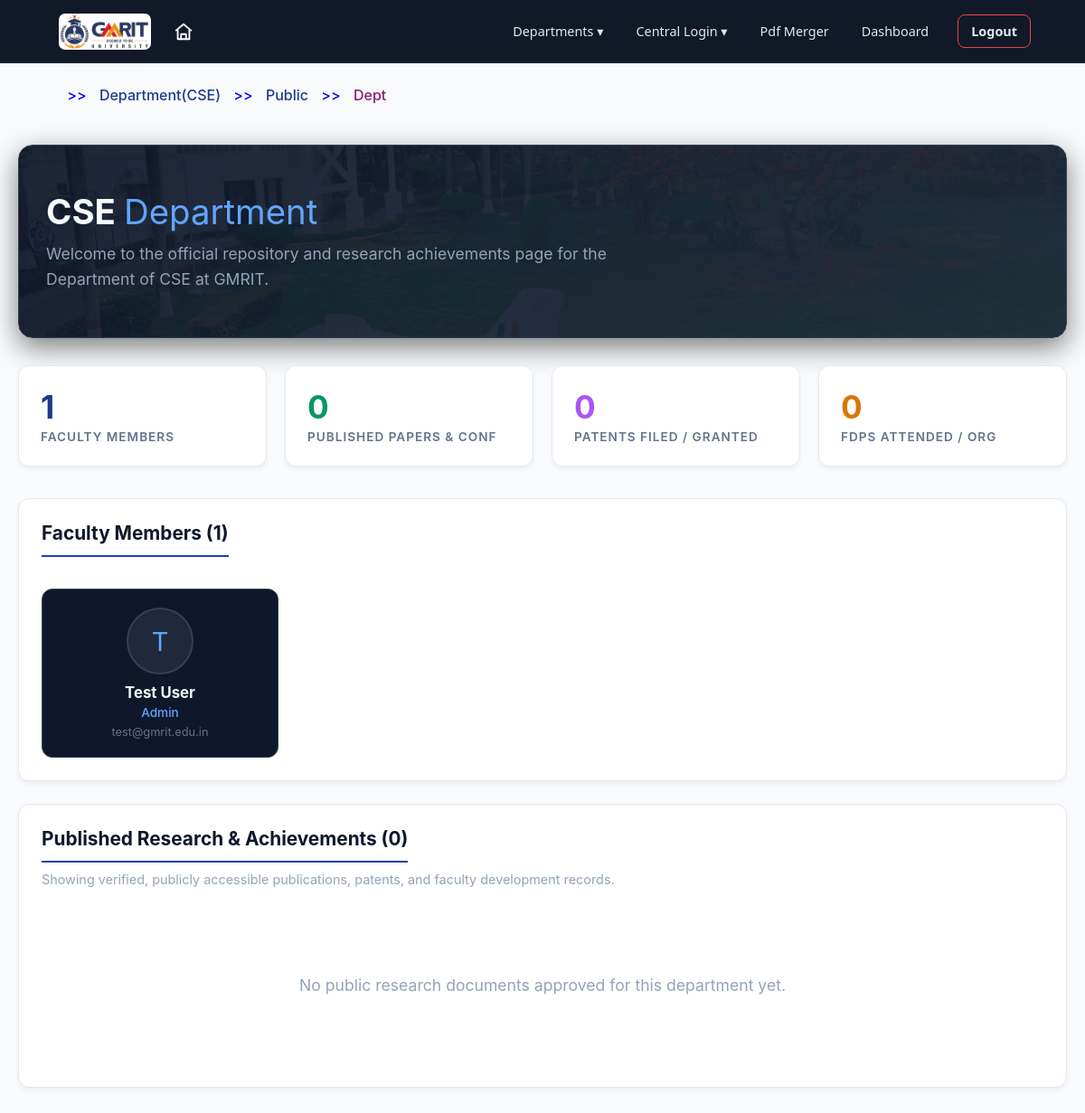
Screenshot of /public/dept.php?dept=CSE (signed in) with the database file from the repository.
### tables this page shows
CREATE TABLE `dept` (
  `dept_id` int(11) NOT NULL AUTO_INCREMENT,
  `dept_name` varchar(50) NOT NULL,
  PRIMARY KEY (`dept_id`),
  UNIQUE KEY `dept_name` (`dept_name`)
);

CREATE TABLE `users` (
  `user_id` int(11) NOT NULL AUTO_INCREMENT,
  `full_name` varchar(50) NOT NULL,
  `email` varchar(100) NOT NULL,
  `phone` varchar(15) DEFAULT NULL,
  `password` varchar(255) NOT NULL,
  `profile_photo` varchar(255) DEFAULT NULL,
  `status` enum('active','inactive') DEFAULT 'active',
  `created_at` timestamp NOT NULL DEFAULT current_timestamp(),
  `updated_at` timestamp NOT NULL DEFAULT current_timestamp() ON UPDATE current_timestamp(),
  `last_login` timestamp NULL DEFAULT NULL,
  PRIMARY KEY (`user_id`),
  UNIQUE KEY `email` (`email`),
  UNIQUE KEY `phone` (`phone`)
);

### public/dept.php (the view, shortened to what this page needs)
<?php
$dept_param = isset($_GET['dept']) ? trim($_GET['dept']) : '';
$dept_info = null;
if ($dept_param !== '') {
    $stmt = $conn->prepare("SELECT * FROM dept WHERE dept_name = ?");
    $stmt->bind_param("s", $dept_param);
    $stmt->execute();
    $dept_info = $stmt->get_result()->fetch_assoc();
}
$dept_id = $dept_info ? (int) $dept_info['dept_id'] : 0;
$dept_name = $dept_info ? $dept_info['dept_name'] : 'Department';
$faculty = [];
if ($dept_id > 0) {
    $stmt = $conn->prepare("
        SELECT u.*, r.role_name
        FROM users u
        JOIN user_roles ur ON u.user_id = ur.user_id
        JOIN roles r ON ur.role_id = r.role_id
        WHERE ur.dept_id = ? AND u.status = 'active'
        GROUP BY u.user_id
        ORDER BY u.full_name
    ");
    $stmt->bind_param("i", $dept_id);
    $stmt->execute();
    $fres = $stmt->get_result();
    while ($row = $fres->fetch_assoc()) {
        $faculty[] = $row;
    }
}
$public_docs = [];
if ($dept_id > 0) {
    usort($public_docs, function($a, $b) {
        return strtotime($b['created_at']) - strtotime($a['created_at']);
    });
}
$papers_count = 0;
$patents_count = 0;
$fdps_count = 0;
include_once HEADER;
?>
<link rel="stylesheet" href="<?php echo CSS_PATH . '/portal.css'; ?>">
<link rel="stylesheet" href="<?php echo CSS_PATH . '/dashboard.css'; ?>">
<body class="dashboard-page">
    <div class="dash-container">
        <div class="dept-hero">
            <h1><?php echo htmlspecialchars(str_replace('_', ' ', $dept_name)); ?> <span>Department</span></h1>
            <p>Welcome to the official repository and research achievements page for the Department of <?php echo htmlspecialchars(str_replace('_', ' ', $dept_name)); ?> at GMRIT.</p>
        </div>
        <div class="dash-stats">
            <div class="stat-card">
                <div class="stat-number"><?php echo count($faculty); ?></div>
                <div class="stat-label">Faculty Members</div>
            </div>
            <div class="stat-card approved">
                <div class="stat-number"><?php echo $papers_count; ?></div>
                <div class="stat-label">Published Papers & Conf</div>
            </div>
            <div class="stat-card">
                <div class="stat-number" style="color:#a855f7;"><?php echo $patents_count; ?></div>
                <div class="stat-label">Patents Filed / Granted</div>
            </div>
            <div class="stat-card pending">
                <div class="stat-number"><?php echo $fdps_count; ?></div>
                <div class="stat-label">FDPS Attended / Org</div>
            </div>
        </div>
        <div class="dash-card">
            <h2>Faculty Members (<?php echo count($faculty); ?>)</h2>
            <?php if (empty($faculty)): ?>
                <div class="empty-state"><p>No faculty members listed for this department yet.</p></div>
            <?php else: ?>
                <div class="faculty-grid">
                    <?php foreach ($faculty as $f): ?>
                        <div class="faculty-card">
                            <?php if ($f['profile_photo']): ?>
                                <img src="<?php echo BASE_URL . '/' . htmlspecialchars($f['profile_photo']); ?>"
                                     alt="<?php echo htmlspecialchars($f['full_name']); ?>"
                                     style="width:70px; height:70px; border-radius:50%; object-fit:cover; border:2px solid #3b82f6; margin:0 auto;">
                            <?php else: ?>
                                <div style="width:70px; height:70px; border-radius:50%; background:#1e293b; display:inline-flex; align-items:center; justify-content:center; font-size:1.8em; color:#60a5fa; border:2px solid #334155; margin:0 auto;">
                                    <?php echo strtoupper(substr($f['full_name'], 0, 1)); ?>
                                </div>
                            <?php endif; ?>
                            <h4><?php echo htmlspecialchars($f['full_name']); ?></h4>
                            <p><?php echo htmlspecialchars($f['role_name']); ?></p>
                            <span><?php echo htmlspecialchars($f['email']); ?></span>
                        </div>
                    <?php endforeach; ?>
                </div>
            <?php endif; ?>
        </div>
        <div class="dash-card">
            <h2>Published Research & Achievements (<?php echo count($public_docs); ?>)</h2>
            <p style="color:#94a3b8; font-size:0.9em; margin-top:-10px; margin-bottom:20px;">
                Showing verified, publicly accessible publications, patents, and faculty development records.
            </p>
            <?php if (empty($public_docs)): ?>
                <div class="empty-state">
                    <p>No public research documents approved for this department yet.</p>
                </div>
            <?php endif; ?>
        </div>
    </div>
</body>
</html>

### includes/header.php (shortened to what this page needs)
<?php
$base_url = (defined('BASE_URL') ? BASE_URL : '/mini/FMS') . '/';
?>
    <header>
        <nav class="main-header-navbar">
            <div class="left-nav">
                <a href="<?php echo $base_url; ?>index.php" class="logo">
                </a>
                <a href="<?php echo $base_url; ?>index.php" class="home-icon">
                </a>
            </div>
            <div class="nav-links">
                <div class="dropdown">
                    <span>Departments &#9662;</span>
                </div>
                <div class="dropdown">
                    <span>Central Login &#9662;</span>
                </div>
                <a href="<?php echo $base_url; ?>pdf_merger.php">Pdf Merger</a>
                <?php if (isset($_SESSION['username']) || isset($_SESSION['a_username']) || isset($_SESSION['j_username']) || isset($_SESSION['h_username']) || isset($_SESSION['admin']) || isset($_SESSION['c_cord'])): ?>
                    <a href="<?php echo $base_url; ?>dashboard.php" class="nav-btn-link" style="display:inline-flex; align-items:center;">
                    </a>
                    <a href="<?php echo $base_url; ?>modules/auth/logout.php" class="nav-btn nav-btn-logout">Logout</a>
                <?php else: ?>
                    <a href="<?php echo $base_url; ?>modules/auth/login.php" class="nav-btn">Sign In</a>
                    <a href="<?php echo $base_url; ?>modules/auth/reg.php" class="nav-btn" style="background-color: transparent; border: 1px solid white; margin-left: 10px;">Register</a>
                <?php endif; ?>
            </div>
        </nav>
    </header>
    <header>
        <nav class="main-header-navbar">
            <div class="left-nav">
                <a href="<?php echo $base_url; ?>index.php" class="logo">
                    <img src="<?php echo $base_url; ?>assets/img/gmr_logo.png" alt="GMRIT Logo">
                </a>
                <a href="<?php echo $base_url; ?>index.php" class="home-icon">
                    <svg xmlns="http://www.w3.org/2000/svg" width="22" height="22" viewBox="0 0 24 24" fill="none" stroke="currentColor" stroke-width="2" stroke-linecap="round" stroke-linejoin="round">
                        <path d="M3 10.5L12 3l9 7.5"/><path d="M5 10v11h14V10"/><path d="M9 21v-6h6v6"/>
                    </svg>
                </a>
            </div>
            <div class="nav-links">
                <div class="dropdown">
                    <span>Departments &#9662;</span>
                </div>
                <div class="dropdown">
                    <span>Central Login &#9662;</span>
                </div>
                <a href="<?php echo $base_url; ?>pdf_merger.php">Pdf Merger</a>
                <?php if (isset($_SESSION['username']) || isset($_SESSION['a_username']) || isset($_SESSION['j_username']) || isset($_SESSION['h_username']) || isset($_SESSION['admin']) || isset($_SESSION['c_cord'])): ?>
                    <a href="<?php echo $base_url; ?>dashboard.php" class="nav-btn-link" style="display:inline-flex; align-items:center;">
                        Dashboard <span id="dashboard-badge" class="notif-badge">0</span>
                    </a>
                    <a href="<?php echo $base_url; ?>modules/auth/logout.php" class="nav-btn nav-btn-logout">Logout</a>
                <?php else: ?>
                    <a href="<?php echo $base_url; ?>modules/auth/login.php" class="nav-btn">Sign In</a>
                    <a href="<?php echo $base_url; ?>modules/auth/reg.php" class="nav-btn" style="background-color: transparent; border: 1px solid white; margin-left: 10px;">Register</a>
                <?php endif; ?>
            </div>
        </nav>
    </header>
<?php include __DIR__ . '/breadcrumb.php'; ?>

### includes/breadcrumb.php (shortened to what this page needs)
<?php
if (!isset($dept)) {
    if (isset($_GET['dept'])) {
        $dept = $_GET['dept'];
    }
}
$dept = isset($dept) ? $dept : '';
$current_script = basename($_SERVER['SCRIPT_NAME']);
$dir_name = basename(dirname($_SERVER['SCRIPT_NAME']));
$breadcrumbs = [];
$breadcrumbs[] = ['label' => '<svg width="24" height="24" fill="none" stroke="currentColor" viewBox="0 0 24 24" style="vertical-align: middle;"><path stroke-linecap="round" stroke-linejoin="round" stroke-width="2" d="M3 12l2-2m0 0l7-7 7 7M5 10v10a1 1 0 001 1h3m10-11l2 2m-2-2v10a1 1 0 01-1 1h-3m-6 0a1 1 0 001-1v-4a1 1 0 011-1h2a1 1 0 011 1v4a1 1 0 001 1m-6 0h6" /></svg>', 'url' => (defined('BASE_URL') ? BASE_URL : '/mini/FMS') . '/index.php'];
if ($dir_name === 'faculty') {
    $role = 'Faculty';
    $role_url = 'acd_year.php';
} elseif ($dir_name === 'dept_coordinator') {
    $role = 'Dept Coordinator';
    $role_url = 'dc_acd_year.php';
} elseif ($dir_name === 'HOD') {
    $role = 'HOD';
    $role_url = 'HOD_lg.php';
} elseif ($dir_name === 'admin') {
    $role = 'Admin';
    $role_url = 'admins.php';
} elseif ($dir_name === 'central') {
    $role = 'Central';
    $role_url = 'c_login_n.php';
} else {
    $role = ucfirst($dir_name);
    $role_url = '#';
}
if ($dept) {
    $breadcrumbs[] = ['label' => 'Department(' . htmlspecialchars($dept) . ')', 'url' => (defined('BASE_URL') ? BASE_URL : '/mini/FMS') . '/public/dept.php?dept=' . urlencode($dept)];
}
$breadcrumbs[] = ['label' => $role, 'url' => $role_url . ($dept ? "?dept=" . urlencode($dept) : "")];
$file_map = [
    'fdps.php' => 'FDPS Attended',
    'fdps_org.php' => 'FDPS Organised',
    'conference.php' => 'Conferences Attended',
    'conf_org.php' => 'Conferences Organised',
    'published.php' => 'Published Papers',
    'patents.php' => 'Patents',
    'student_act.php' => 'Student Activities',
    's_conference.php' => 'Student Conferences',
    's_journal.php' => 'Student Journals',
    'dept_files.php' => 'Department Files',
    'upload.php' => 'Upload Files',
    'view_file.php' => 'View File',
    'dashboard_profiles.php' => 'Dashboard Profiles',
    'edit_profile.php' => 'Edit Profile',
    'acd_year.php' => 'Academic Year Selection',
];
$page_name = isset($file_map[$current_script]) ? $file_map[$current_script] : ucfirst(str_replace('.php', '', str_replace('_', ' ', $current_script)));
if ($current_script !== $role_url) {
    $breadcrumbs[] = ['label' => $page_name, 'url' => '#'];
}
?>
<div class="custom-breadcrumb">
    <?php
    $count = count($breadcrumbs);
    foreach ($breadcrumbs as $index => $crumb) {
        if ($index == $count - 1) {
            echo '<span class="current-page">' . $crumb['label'] . '</span>';
        } else {
            echo '<a href="' . $crumb['url'] . '">' . $crumb['label'] . '</a>';
            echo '<span class="separator">&nbsp;>>&nbsp;</span>';
        }
    }
    ?>
</div>

### assets/css/dashboard.css (style rules this page uses)
body.dashboard-page, body.public-page { font-family: 'Inter', 'Segoe UI', Tahoma, Geneva, Verdana, sans-serif; background: #f8fafc; color: #334155; margin: 0; padding-top: 80px; min-height: 100vh; }
.dash-container, .container { max-width: 1300px; margin: 0 auto; padding: 30px 20px; }
.dash-stats { display: grid; grid-template-columns: repeat(auto-fit, minmax(200px, 1fr)); gap: 20px; margin-bottom: 35px; }
.stat-card { background: #ffffff; border-radius: 12px; padding: 24px; border: 1px solid #e2e8f0; box-shadow: 0 4px 6px -1px rgba(0, 0, 0, 0.05); transition: transform 0.2s, box-shadow 0.2s; }
.stat-card .stat-number { font-size: 2.2em; font-weight: 700; color: #1e3a8a; margin-bottom: 4px; }
.stat-card .stat-label { font-size: 0.85em; color: #64748b; text-transform: uppercase; letter-spacing: 1px; font-weight: 600; }
.stat-card.approved .stat-number { color: #059669; }
.stat-card.pending .stat-number { color: #d97706; }
.dash-card { background: #ffffff; border-radius: 12px; padding: 25px; border: 1px solid #e2e8f0; box-shadow: 0 4px 6px -1px rgba(0, 0, 0, 0.05); margin-bottom: 25px; }
.dash-card h2 { margin: 0 0 20px 0; color: #0f172a; font-size: 1.3em; padding-bottom: 12px; border-bottom: 2px solid #1e40af; display: inline-block; }
.empty-state { text-align: center; padding: 60px 20px; color: #94a3b8; }
.empty-state p { font-size: 1.1em; }

### includes/header.php (style rules this page uses)
body { margin: 0; padding: 0; padding-top: 70px; font-family: 'Segoe UI', sans-serif; }
.main-header-navbar { background-color: #111827; color: white; display: flex; align-items: center; justify-content: space-between; width: 100%; height: 70px; padding: 0 5%; box-sizing: border-box; position: fixed; top: 0; left: 0; z-index: 1000; backdrop-filter: blur(10px); border-bottom: 1px solid rgba(255,255,255,0.08); }
.main-header-navbar .logo img { height: 40px; padding: 5px; border-radius: 12px; width: auto; }
.main-header-navbar .left-nav { display: flex; align-items: center; gap: 20px; }
.main-header-navbar .home-icon { color: white; transition: color 0.2s; display: flex; align-items: center; }
.main-header-navbar .nav-links { display: flex; gap: 8px; align-items: center; }
.main-header-navbar .nav-links a { color: #e2e8f0; text-decoration: none; font-family: 'Segoe UI', sans-serif; font-size: 0.9em; padding: 8px 14px; border-radius: 8px; transition: all 0.2s; cursor: pointer; }
.main-header-navbar .dropdown { position: relative; display: inline-block; padding: 6px 0; }
.main-header-navbar .dropdown > span { cursor: pointer; padding: 8px 14px; border-radius: 8px; font-size: 0.9em; font-family: 'Segoe UI', sans-serif; transition: all 0.2s; color: #e2e8f0; }
.main-header-navbar .nav-btn { padding: 8px 18px; border-radius: 8px; font-weight: 600; font-size: 0.88em; cursor: pointer; transition: all 0.3s; text-decoration: none; border: none; font-family: 'Segoe UI', sans-serif; display: inline-block; }
.main-header-navbar .nav-btn-logout { background: transparent; border: 1.5px solid #ef4444; color: #f87171; margin-left: 10px; }
body { opacity: 0; transition: opacity 0.5s ease-in-out; }
body.fms-loaded { opacity: 1; }

### includes/breadcrumb.php (style rules this page uses)
.custom-breadcrumb { padding: 15px 5%; display: flex; align-items: center; background: transparent; color: rgb(48, 30, 138); font-size: 16px; font-weight: 500; }
.custom-breadcrumb a { color: rgb(30, 58, 138); text-decoration: none; transition: color 0.2s; display: flex; align-items: center; }
.custom-breadcrumb .separator { color: blue; margin: 0 10px; }
.custom-breadcrumb .current-page { color: rgb(138, 30, 113); }

### rows the page displays
dept: dept_name "CSE"
users: full_name "T", full_name "Test User", role_name "Admin", email "test@gmrit.edu.in"

### other values shown
$crumb['label'] "Department(CSE)"
$crumb['label'] "Public"
$crumb['label'] "Dept"
count($faculty) "1"
$papers_count "0"
$patents_count "0"
$fdps_count "0"
count($public_docs) "0"
